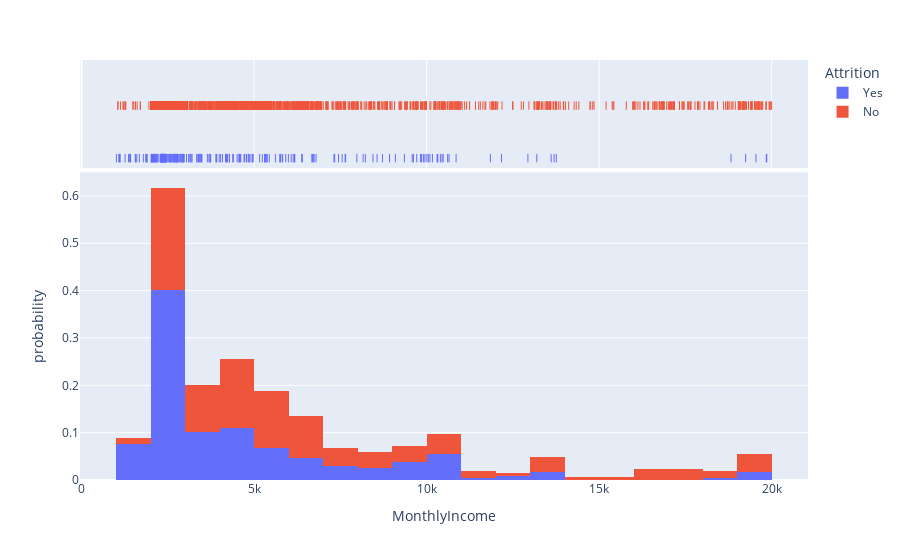

The notebook cell saved with this chart:
### Markdown cell above
## Claim 1 - Difference in monthly salary

### Code cell
fig = px.histogram(df, x='MonthlyIncome', color='Attrition', histnorm='probability', marginal='rug')
fig.show()

### Figure 1 — Plotly figure (JSON) as saved in the notebook; plotly's stock layout.template omitted (floating-point values rounded to 4 significant figures; data arrays with more than 128 entries replaced by an {"elided": "..."} marker saying what was removed)
{"data": [{"alignmentgroup": "True", "bingroup": "x", "histnorm": "probability", "hovertemplate": "Attrition=Yes<br>MonthlyIncome=%{x}<br>probability=%{y}<extra></extra>", "legendgroup": "Yes", "marker": {"color": "#636efa", "pattern": {"shape": ""}}, "name": "Yes", "offsetgroup": "Yes", "orientation": "v", "showlegend": true, "type": "histogram", "x": {"elided": "237 int values"}, "xaxis": "x", "yaxis": "y"}, {"alignmentgroup": "True", "boxpoints": "all", "fillcolor": "rgba(255,255,255,0)", "hoveron": "points", "hovertemplate": "Attrition=Yes<br>MonthlyIncome=%{x}<extra></extra>", "jitter": 0, "legendgroup": "Yes", "line": {"color": "rgba(255,255,255,0)"}, "marker": {"color": "#636efa", "symbol": "line-ns-open"}, "name": "Yes", "offsetgroup": "Yes", "showlegend": false, "type": "box", "x": {"elided": "237 int values"}, "xaxis": "x2", "yaxis": "y2"}, {"alignmentgroup": "True", "bingroup": "x", "histnorm": "probability", "hovertemplate": "Attrition=No<br>MonthlyIncome=%{x}<br>probability=%{y}<extra></extra>", "legendgroup": "No", "marker": {"color": "#EF553B", "pattern": {"shape": ""}}, "name": "No", "offsetgroup": "No", "orientation": "v", "showlegend": true, "type": "histogram", "x": {"elided": "1233 int values"}, "xaxis": "x", "yaxis": "y"}, {"alignmentgroup": "True", "boxpoints": "all", "fillcolor": "rgba(255,255,255,0)", "hoveron": "points", "hovertemplate": "Attrition=No<br>MonthlyIncome=%{x}<extra></extra>", "jitter": 0, "legendgroup": "No", "line": {"color": "rgba(255,255,255,0)"}, "marker": {"color": "#EF553B", "symbol": "line-ns-open"}, "name": "No", "offsetgroup": "No", "showlegend": false, "type": "box", "x": {"elided": "1233 int values"}, "xaxis": "x2", "yaxis": "y2"}], "layout": {"barmode": "relative", "legend": {"title": {"text": "Attrition"}, "tracegroupgap": 0}, "margin": {"t": 60}, "xaxis": {"anchor": "y", "domain": [0, 1], "title": {"text": "MonthlyIncome"}}, "xaxis2": {"anchor": "y2", "domain": [0, 1], "matches": "x", "showgrid": true, "showticklabels": false}, "yaxis": {"anchor": "x", "domain": [0, 0.7326], "title": {"text": "probability"}}, "yaxis2": {"anchor": "x2", "domain": [0.7426, 1], "matches": "y2", "showgrid": false, "showline": false, "showticklabels": false, "ticks": ""}}}
